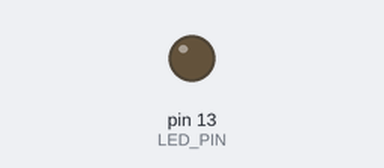
The sketch below on a simulated Arduino Uno, built with avr-gcc and run on an emulated ATmega328P. Parts: output pins drawn as LEDs (lit = HIGH).

Above: at 1.5 s.
At 4.1 s:
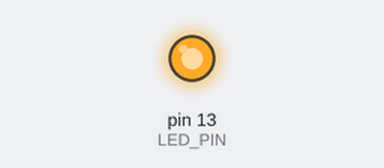
Timing chart, 0 to 4.6 s (numbered marks = the images above):
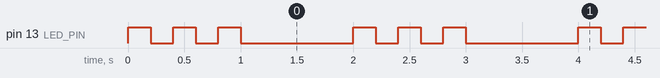

The sketch:

au2.ino
```cpp
#define LED_PIN 13

void setup()
{
    pinMode(LED_PIN, OUTPUT);
}

void loop()
{
    for (int i = 0; i < 3; i++) {
        digitalWrite(LED_PIN, HIGH);
        delay(200);
        digitalWrite(LED_PIN, LOW);
        delay(200);
    }
    delay(800);
}
```

Measured:
- by itself, pin 13 (LED_PIN): repeats every 2.0 s: 2 × (LOW 0.20 s, HIGH 0.20 s), LOW 1.0 s, HIGH 0.20 s
- by itself, everything shown: repeats every 2.0 s, in 6 steps
